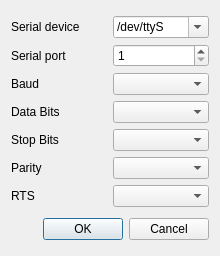
<?xml version="1.0" encoding="UTF-8"?>
<ui version="4.0">
 <class>SettingsModbusRTU</class>
 <widget class="QDialog" name="SettingsModbusRTU">
  <property name="geometry">
   <rect>
    <x>0</x>
    <y>0</y>
    <width>220</width>
    <height>256</height>
   </rect>
  </property>
  <property name="minimumSize">
   <size>
    <width>220</width>
    <height>256</height>
   </size>
  </property>
  <property name="maximumSize">
   <size>
    <width>300</width>
    <height>300</height>
   </size>
  </property>
  <property name="windowTitle">
   <string>Modbus RTU Settings</string>
  </property>
  <property name="windowIcon">
   <iconset resource="../icons/icons.qrc">
    <normaloff>:/icons/options-16.png</normaloff>:/icons/options-16.png</iconset>
  </property>
  <property name="modal">
   <bool>true</bool>
  </property>
  <layout class="QVBoxLayout" name="verticalLayout">
   <item>
    <layout class="QGridLayout" name="gridLayout">
     <item row="1" column="0">
      <widget class="QLabel" name="lblPort">
       <property name="minimumSize">
        <size>
         <width>0</width>
         <height>0</height>
        </size>
       </property>
       <property name="text">
        <string>Serial port</string>
       </property>
       <property name="alignment">
        <set>Qt::AlignLeading|Qt::AlignLeft|Qt::AlignVCenter</set>
       </property>
      </widget>
     </item>
     <item row="5" column="0">
      <widget class="QLabel" name="lblParity">
       <property name="text">
        <string>Parity</string>
       </property>
       <property name="alignment">
        <set>Qt::AlignLeading|Qt::AlignLeft|Qt::AlignVCenter</set>
       </property>
       <property name="buddy">
        <cstring>cmbParity</cstring>
       </property>
      </widget>
     </item>
     <item row="4" column="1">
      <widget class="QComboBox" name="cmbStopBits">
       <property name="currentIndex">
        <number>-1</number>
       </property>
       <item>
        <property name="text">
         <string notr="true">1</string>
        </property>
       </item>
       <item>
        <property name="text">
         <string notr="true">1.5</string>
        </property>
       </item>
       <item>
        <property name="text">
         <string notr="true">2</string>
        </property>
       </item>
      </widget>
     </item>
     <item row="5" column="1">
      <widget class="QComboBox" name="cmbParity">
       <property name="currentIndex">
        <number>-1</number>
       </property>
       <item>
        <property name="text">
         <string>None</string>
        </property>
       </item>
       <item>
        <property name="text">
         <string>Odd</string>
        </property>
       </item>
       <item>
        <property name="text">
         <string>Even</string>
        </property>
       </item>
      </widget>
     </item>
     <item row="6" column="1">
      <widget class="QComboBox" name="cmbRTS"/>
     </item>
     <item row="4" column="0">
      <widget class="QLabel" name="lblStopBits">
       <property name="text">
        <string>Stop Bits</string>
       </property>
       <property name="alignment">
        <set>Qt::AlignLeading|Qt::AlignLeft|Qt::AlignVCenter</set>
       </property>
       <property name="buddy">
        <cstring>cmbStopBits</cstring>
       </property>
      </widget>
     </item>
     <item row="6" column="0">
      <widget class="QLabel" name="lblRTS">
       <property name="text">
        <string notr="true">RTS</string>
       </property>
       <property name="alignment">
        <set>Qt::AlignLeading|Qt::AlignLeft|Qt::AlignVCenter</set>
       </property>
      </widget>
     </item>
     <item row="3" column="0">
      <widget class="QLabel" name="lblDataBits">
       <property name="text">
        <string>Data Bits</string>
       </property>
       <property name="alignment">
        <set>Qt::AlignLeading|Qt::AlignLeft|Qt::AlignVCenter</set>
       </property>
       <property name="buddy">
        <cstring>cmbDataBits</cstring>
       </property>
      </widget>
     </item>
     <item row="3" column="1">
      <widget class="QComboBox" name="cmbDataBits">
       <property name="currentIndex">
        <number>-1</number>
       </property>
       <item>
        <property name="text">
         <string notr="true">7</string>
        </property>
       </item>
       <item>
        <property name="text">
         <string notr="true">8</string>
        </property>
       </item>
      </widget>
     </item>
     <item row="2" column="1">
      <widget class="QComboBox" name="cmbBaud">
       <property name="currentIndex">
        <number>-1</number>
       </property>
       <item>
        <property name="text">
         <string notr="true">110</string>
        </property>
       </item>
       <item>
        <property name="text">
         <string notr="true">300</string>
        </property>
       </item>
       <item>
        <property name="text">
         <string notr="true">600</string>
        </property>
       </item>
       <item>
        <property name="text">
         <string notr="true">1200</string>
        </property>
       </item>
       <item>
        <property name="text">
         <string notr="true">2400</string>
        </property>
       </item>
       <item>
        <property name="text">
         <string notr="true">4800</string>
        </property>
       </item>
       <item>
        <property name="text">
         <string notr="true">9600</string>
        </property>
       </item>
       <item>
        <property name="text">
         <string notr="true">14400</string>
        </property>
       </item>
       <item>
        <property name="text">
         <string notr="true">19200</string>
        </property>
       </item>
       <item>
        <property name="text">
         <string notr="true">28800</string>
        </property>
       </item>
       <item>
        <property name="text">
         <string notr="true">38400</string>
        </property>
       </item>
       <item>
        <property name="text">
         <string notr="true">57600</string>
        </property>
       </item>
       <item>
        <property name="text">
         <string notr="true">115200</string>
        </property>
       </item>
       <item>
        <property name="text">
         <string notr="true">128000</string>
        </property>
       </item>
       <item>
        <property name="text">
         <string notr="true">256000</string>
        </property>
       </item>
       <item>
        <property name="text">
         <string notr="true">921600</string>
        </property>
       </item>
      </widget>
     </item>
     <item row="1" column="1">
      <widget class="QSpinBox" name="sbPort">
       <property name="minimum">
        <number>1</number>
       </property>
       <property name="maximum">
        <number>128</number>
       </property>
      </widget>
     </item>
     <item row="2" column="0">
      <widget class="QLabel" name="lblBaud">
       <property name="text">
        <string>Baud</string>
       </property>
       <property name="alignment">
        <set>Qt::AlignLeading|Qt::AlignLeft|Qt::AlignVCenter</set>
       </property>
       <property name="buddy">
        <cstring>cmbBaud</cstring>
       </property>
      </widget>
     </item>
     <item row="0" column="0">
      <widget class="QLabel" name="lblDev">
       <property name="text">
        <string>Serial device</string>
       </property>
      </widget>
     </item>
     <item row="0" column="1">
      <widget class="QComboBox" name="cmbDev">
       <property name="editable">
        <bool>true</bool>
       </property>
       <item>
        <property name="text">
         <string>/dev/ttyS</string>
        </property>
       </item>
       <item>
        <property name="text">
         <string>/dev/ttyUSB</string>
        </property>
       </item>
      </widget>
     </item>
    </layout>
   </item>
   <item>
    <widget class="QDialogButtonBox" name="buttonBox">
     <property name="orientation">
      <enum>Qt::Horizontal</enum>
     </property>
     <property name="standardButtons">
      <set>QDialogButtonBox::Cancel|QDialogButtonBox::Ok</set>
     </property>
    </widget>
   </item>
  </layout>
 </widget>
 <resources>
  <include location="../icons/icons.qrc"/>
 </resources>
 <connections>
  <connection>
   <sender>buttonBox</sender>
   <signal>accepted()</signal>
   <receiver>SettingsModbusRTU</receiver>
   <slot>accept()</slot>
   <hints>
    <hint type="sourcelabel">
     <x>248</x>
     <y>254</y>
    </hint>
    <hint type="destinationlabel">
     <x>157</x>
     <y>274</y>
    </hint>
   </hints>
  </connection>
  <connection>
   <sender>buttonBox</sender>
   <signal>rejected()</signal>
   <receiver>SettingsModbusRTU</receiver>
   <slot>reject()</slot>
   <hints>
    <hint type="sourcelabel">
     <x>316</x>
     <y>260</y>
    </hint>
    <hint type="destinationlabel">
     <x>286</x>
     <y>274</y>
    </hint>
   </hints>
  </connection>
 </connections>
</ui>
